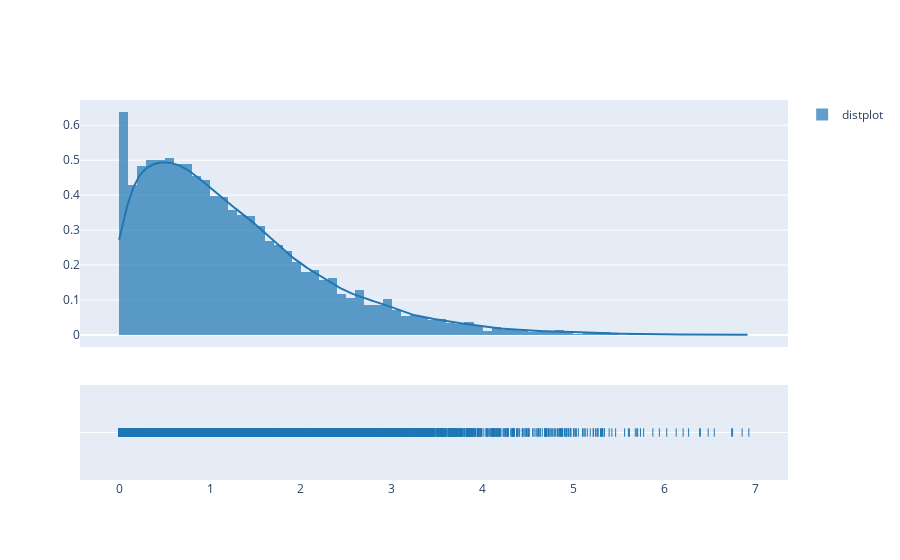

Notebook cell for this chart:
### Code cell
import plotly.figure_factory as ff
fig = ff.create_distplot([df_1["W_14_1"]], ["distplot"], bin_size=0.1)
fig.show()

### Figure 1 — Plotly figure (JSON) as saved in the notebook; plotly's stock layout.template omitted (floating-point values rounded to 4 significant figures; data arrays with more than 128 entries replaced by an {"elided": "..."} marker saying what was removed)
{"data": [{"autobinx": false, "histnorm": "probability density", "legendgroup": "distplot", "marker": {"color": "rgb(31, 119, 180)"}, "name": "distplot", "opacity": 0.7, "type": "histogram", "x": {"elided": "10000 float values"}, "xaxis": "x", "xbins": {"end": 6.93, "size": 0.1, "start": 0}, "yaxis": "y"}, {"legendgroup": "distplot", "marker": {"color": "rgb(31, 119, 180)"}, "mode": "lines", "name": "distplot", "showlegend": false, "type": "scatter", "x": {"elided": "500 float values"}, "xaxis": "x", "y": {"elided": "500 float values"}, "yaxis": "y"}, {"legendgroup": "distplot", "marker": {"color": "rgb(31, 119, 180)", "symbol": "line-ns-open"}, "mode": "markers", "name": "distplot", "showlegend": false, "type": "scatter", "x": {"elided": "10000 float values"}, "xaxis": "x", "y": {"elided": "10000 str values"}, "yaxis": "y2"}], "layout": {"barmode": "overlay", "hovermode": "closest", "legend": {"traceorder": "reversed"}, "xaxis": {"anchor": "y2", "domain": [0, 1], "zeroline": false}, "yaxis": {"anchor": "free", "domain": [0.35, 1], "position": 0}, "yaxis2": {"anchor": "x", "domain": [0, 0.25], "dtick": 1, "showticklabels": false}}}
